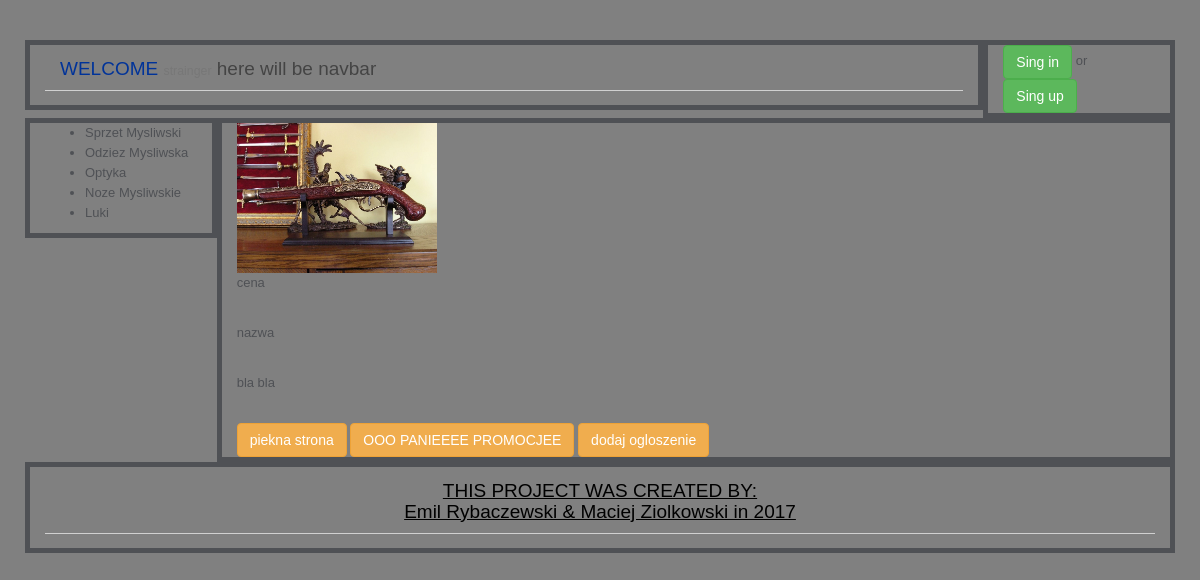
The page / on the database its author committed.
### tables this page shows
CREATE TABLE `kategoria` (
  `Id_kategorii` int(11) NOT NULL,
  `Nazwa` text NOT NULL
);

### application/controllers/Welcome.php (called while the page is built, shortened)
<?php
class Welcome extends CI_Controller
{
    public function __construct()
    {
        $this->load->helper('url');
        $this->load->model('Category_model');
        $this->load->model('Ogloszenia_model');
        $this->load->helper('html');
    }
    public function index()
    {
        $query = $this->Category_model->cat();
        $arr['query'] = $query;
        $this->load->view('templates/header');
        $this->load->view('templates/category', $arr);
        $this->load->view('welcome_message');
        $this->load->view('templates/footer');
    }
}

### index.php (called while the page is built, shortened)
<?php
require_once BASEPATH.'core/CodeIgniter.php';

### application/models/Category_model.php (called while the page is built)
<?php
class Category_model extends CI_Model
{
    public function cat()
    {
        $query = $this->db->get('kategoria');
        return $query->result();
    }
}

### application/views/templates/category.php (the view)
<div class="row">
<div id="cat" class="col-md-2">
    <ul>
        <?php foreach ($query as $cat) { ?>
            <li><?= $cat->Nazwa ?></li>
        <?php } ?>
    </ul>
</div>

### application/views/welcome_message.php (style rules this page uses)
body { background-color: #fff; margin: 40px; font: 13px/20px normal Helvetica, Arial, sans-serif; color: #4F5155; }
a { color: #003399; background-color: transparent; font-weight: normal; }

### rows shown on the page
kategoria: Nazwa "Sprzet Mysliwski"
kategoria: Nazwa "Odziez Mysliwska"
kategoria: Nazwa "Optyka"
kategoria: Nazwa "Noze Mysliwskie"
kategoria: Nazwa "Luki"

### other values the page prints
anchor('/Welcome/', 'WELCOME') "WELCOME"
anchor('Logginc/', 'Sing in', 'class="btn btn-success"') "Sing in"
anchor('Form/index', 'Sing up', 'class="btn btn-success"') "Sing up"
anchor('Dupa/sraczka', 'piekna strona', 'class="btn btn-warning"') "piekna strona"
